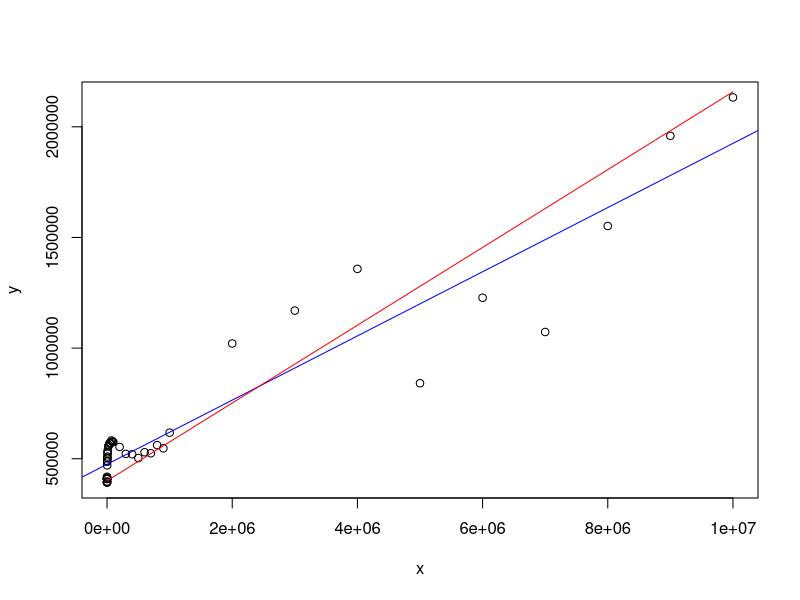

Source code (R):
# Input data
x <- c(1, 2, 5, 10, 20, 50, 100, 200, 300, 400, 500, 600, 700, 800, 900, 1000, 2000, 3000, 4000, 5000, 6000, 7000, 8000, 9000, 10000, 20000, 30000, 40000, 50000, 60000, 70000, 80000, 90000, 100000, 200000, 300000, 400000, 500000, 600000, 700000, 800000, 900000, 1000000, 2000000, 3000000, 4000000, 5000000, 6000000, 7000000, 8000000, 9000000, 10000000)
y <- c(392240, 394160, 415000, 396940, 392810, 396080, 418660, 413370, 409130, 408370, 409100, 409660, 409820, 409580, 409120, 409270, 470160, 490180, 486830, 502990, 503400, 509970, 522660, 529340, 536820, 556270, 561470, 570160, 568800, 572380, 582780, 577060, 577240, 575540, 553270, 521970, 520360, 503140, 529460, 524800, 561770, 547090, 617960, 1020800, 1169600, 1358000, 841350, 1227600, 1072800, 1551700, 1959300, 2132900)

# Linear regression
model <- lm(y ~ x)

# Print coefficients
print(coef(model))

# Estimating function
f <- function(x) {
  400000 + (((x + 2048 - 1) / 2048) * 360)
}

# Estimated values
x1 <- seq(1, 10000000, by = 1000)
y1 <- f(x1)

png("data-drop.png")
plot(x, y)
abline(model, col = "blue")
lines(x1, y1, type = "s", col = "red")
dev.off()
